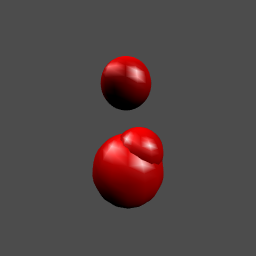

The script that drew this image:
require(rgl)

# Define variables to plot
x = rnorm(3)
y = rnorm(3)
z = rnorm(3)

# rgl.spheres with default light
rgl.spheres(x, y, z, radius = runif(5), col = "red3", smooth = T)

# rgl.spheres without lighting
rgl.spheres(x, y, z, radius = runif(5), col = "red3", smooth = T)
rgl.clear(type = "lights")

# rgl.spheres with one light source
rgl.spheres(x, y, z, radius = runif(5), col = "red3", smooth = T)
rgl.light(theta = -90, phi = 50, ambient = "white", diffuse = "#dddddd", specular = "white")

# rgl.spheres with two light sources
rgl.spheres(x, y, z, radius = runif(5), col = "red3", smooth = T)
rgl.light(theta = 45, phi = 30, ambient = "#dddddd", diffuse = "#dddddd", specular = "white")
